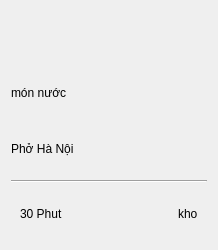
<?xml version="1.0" encoding="UTF-8"?>
<ui version="4.0">
 <class>Form</class>
 <widget class="QWidget" name="Form">
  <property name="geometry">
   <rect>
    <x>0</x>
    <y>0</y>
    <width>218</width>
    <height>250</height>
   </rect>
  </property>
  <property name="minimumSize">
   <size>
    <width>200</width>
    <height>250</height>
   </size>
  </property>
  <property name="maximumSize">
   <size>
    <width>218</width>
    <height>250</height>
   </size>
  </property>
  <property name="windowTitle">
   <string>Form</string>
  </property>
  <layout class="QVBoxLayout" name="verticalLayout">
   <item>
    <widget class="QLabel" name="label">
     <property name="maximumSize">
      <size>
       <width>200</width>
       <height>100</height>
      </size>
     </property>
     <property name="text">
      <string/>
     </property>
     <property name="pixmap">
      <pixmap>../accets/imgs/images.jpg</pixmap>
     </property>
     <property name="scaledContents">
      <bool>true</bool>
     </property>
    </widget>
   </item>
   <item>
    <widget class="QLabel" name="label_2">
     <property name="text">
      <string>món nước </string>
     </property>
    </widget>
   </item>
   <item>
    <widget class="QLabel" name="label_3">
     <property name="text">
      <string>Phở Hà Nội</string>
     </property>
    </widget>
   </item>
   <item>
    <widget class="Line" name="line">
     <property name="orientation">
      <enum>Qt::Horizontal</enum>
     </property>
    </widget>
   </item>
   <item>
    <widget class="QWidget" name="widget" native="true">
     <layout class="QHBoxLayout" name="horizontalLayout">
      <item>
       <widget class="QLabel" name="label_4">
        <property name="text">
         <string>30 Phut</string>
        </property>
       </widget>
      </item>
      <item>
       <spacer name="horizontalSpacer">
        <property name="orientation">
         <enum>Qt::Horizontal</enum>
        </property>
        <property name="sizeHint" stdset="0">
         <size>
          <width>113</width>
          <height>20</height>
         </size>
        </property>
       </spacer>
      </item>
      <item>
       <widget class="QLabel" name="label_5">
        <property name="text">
         <string>kho</string>
        </property>
       </widget>
      </item>
     </layout>
    </widget>
   </item>
  </layout>
 </widget>
 <resources/>
 <connections/>
</ui>
